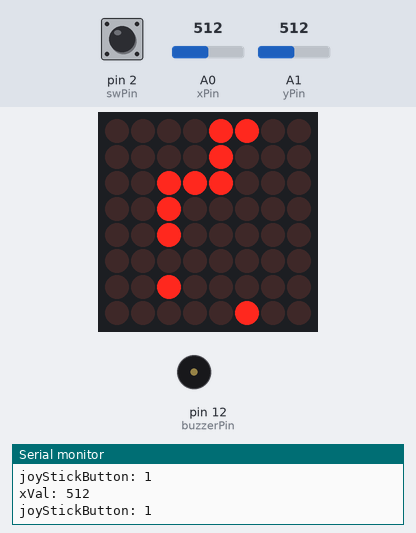
Bench run of a sketch on a simulated Arduino Uno, built with avr-gcc and run on an emulated ATmega328P. On the bench: 8×8 LED matrix, buzzer (waves = sounding), the last lines printed to the serial monitor. The inputs (shaded band) are chosen by the test bench; at power-on: pin 2 (swPin) HIGH, A0 (xPin) = 512, A1 (yPin) = 512. Random numbers use the default seed unless the sketch sets one.

Above: at 1.2 s.
1.3 s: pin 2 (swPin) pulled LOW for 0.25 s
At 1.8 s:
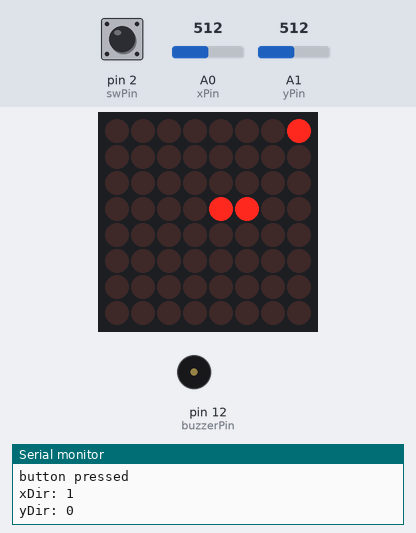
4.5 s: pin 2 (swPin) pulled LOW for 3.2 s
At 4.9 s:
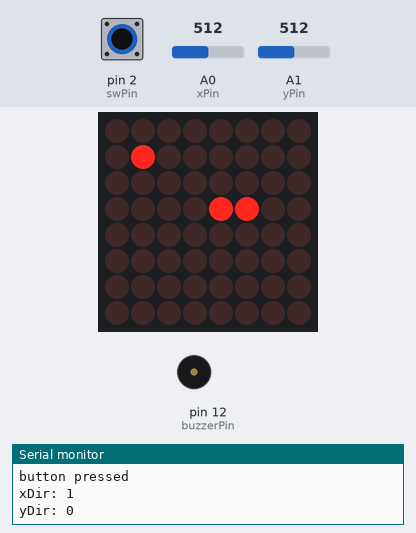
9.2 s: pin 2 (swPin) pulled LOW for 1 s
At 10.0 s:
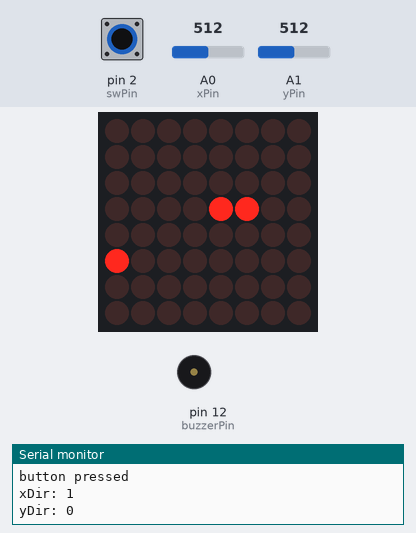
12.6 s: pin 2 (swPin) pulled LOW for 0.25 s
At 13.0 s:
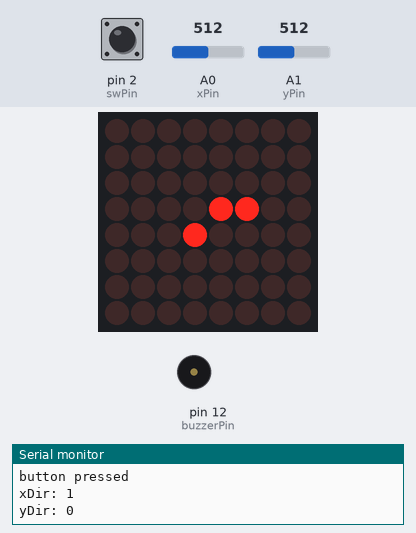
15.7 s: pin 2 (swPin) pulled LOW for 3.2 s
At 16.1 s:
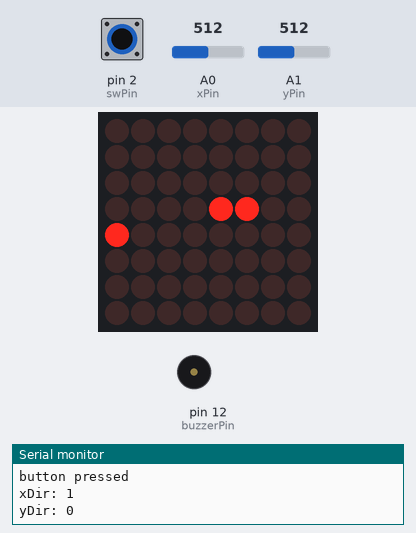
20.4 s: pin 2 (swPin) pulled LOW for 3.2 s
At 21.2 s:
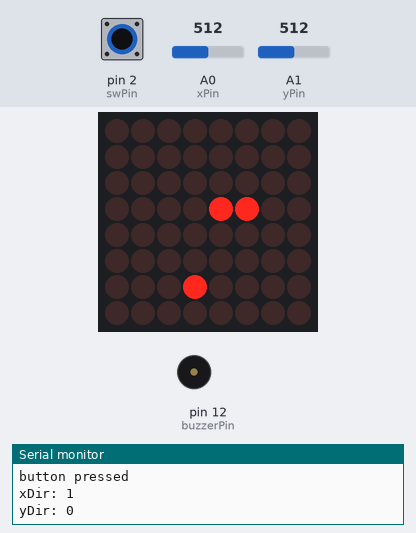
Timing chart, 0 to 26.1 s (numbered marks = the images above; inputs shaded):
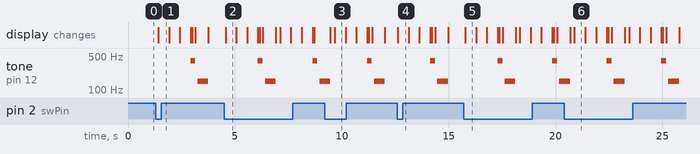

Measured:
- after the input at 1.3 s, tone on pin 12 (buzzerPin): silent → 400 Hz after 1.6 s, → silent 0.23 s later, → 150 Hz 0.10 s later, → silent 0.50 s later; the display: changes after 0.12 s (image 1)
- after the input at 4.5 s, tone on pin 12 (buzzerPin): plays 400 Hz for 0.23 s, 150 Hz for 0.50 s, 400 Hz for 0.23 s, 150 Hz for 0.24 s, starting after 1.6 s; the display: changes after 0.07 s (image 2)
- after the input at 12.6 s, tone on pin 12 (buzzerPin): silent → 400 Hz after 1.5 s, → silent 0.23 s later, → 150 Hz 0.10 s later, → silent 0.50 s later; the display: changes at once (image 4)
- after the input at 15.7 s, tone on pin 12 (buzzerPin): plays 400 Hz for 0.23 s, 150 Hz for 0.50 s, 400 Hz for 0.23 s, 150 Hz for 0.23 s, starting after 1.6 s; the display: changes after 0.08 s (image 5)
- what the display in image 2 shows lasts 0.5 s, from 4.6 s to 5.1 s

The sketch:

miniArcade.ino
```cpp
#include <Wire.h>
#include <Adafruit_GFX.h>
#include <Adafruit_LEDBackpack.h>
#include "snake.h"

Adafruit_8x8matrix matrix = Adafruit_8x8matrix();

int xPin = A0;
int yPin = A1;
const int swPin = 2;
int buzzerPin = 12;

int gameSelection = 0;
const int gameAmt = 1;

void setup() {
  Serial.begin(9600);
  pinMode(swPin, INPUT_PULLUP);
  pinMode(buzzerPin, OUTPUT);
  matrix.begin(0x70);   //default I2C address
  matrix.setBrightness(2);
  matrix.setRotation(1);

  digitalWrite(13, HIGH); //power on the joystick
  DrawBitMap();
}

void loop() {
  int xVal = analogRead(xPin);             //reads the X value of the joystick
  int joyStickButton = digitalRead(swPin); //reads the button of the joystick
  Serial.print("xVal: ");
  Serial.println(xVal);
  Serial.print("joyStickButton: ");
  Serial.println(joyStickButton);
  Serial.println("");

  if (xVal > 70) {   //if the joystick was moved far enoth to the left
    if (gameSelection != 0) tone(buzzerPin, 500); //play a sound only if the first game isnt already selected
    gameSelection--; //move to teh previous game in the list
    selectScreen();
  }
  else if (xVal < 30) { //if the joystick was moved far enoth to the right
    if (gameSelection != gameAmt) tone(buzzerPin, 500); //play a sound only if the last game isnt already selected
    gameSelection++;    //move to teh next game in the list
    selectScreen();
  }
  if (joyStickButton == LOW) {            //if the button was pressed
    Serial.println("button pressed");
    if (gameSelection == 0) startSnake(); //if the selected game value is 0, start a game of snake
  }

  delay(200);
  noTone(buzzerPin); //stop all sound
}

void selectScreen() {
  if (gameSelection == 0) DrawBitMap(); //if the selected game value is 0, show the icon for snake
  else if (gameSelection == 1) {        //if the selected game value is 1
    matrix.clear();                     //clear the screen(it would have been another games icon but thers currantly only snake
    matrix.writeDisplay();
  }
  gameSelection = constrain(gameSelection, 0, gameAmt); //keep gameSelection between 0 and the number of games there are
}

/*const uint8_t gameOverBitmap[] PROGMEM = {
  0b00000000,
  0b00000000,
  0b00000000,
  0b00000000,
  0b00000000,
  0b00000000,
  0b00000000,
  0b00000000
};*/
```

snake.cpp
```cpp
#include "snake.h"

extern Adafruit_8x8matrix matrix;
extern const int xPin;
extern const int yPin;
extern const int buzzerPin;

int xDir, yDir;
int snakeLength;
Point snake[64];
Point appleLocation;

void startSnake() {
  snakeLength = 2;
  snake[0] = {4, 4};

  matrix.clear();
  matrix.drawPixel(4, 3, LED_ON); //light up the starting location of the snake
  spawnApple();

  while (true) { //while this loop is active, the snake isnt moveing
    int xVal = analogRead(xPin); //read the X value of the joystick
    int yVal = analogRead(yPin); //read the Y value of the joystick
    if (xVal < 30 || yVal < 30 || xVal > 100 || yVal > 100) break; //stop the loop if a joystick input is detected
    Serial.println("game waiting to start");
    delay(500);
  }

  while (true) { //while this loop is actve, the game is active
    int xVal = analogRead(xPin);
    int yVal = analogRead(yPin);
    if (xVal < 30 && xDir != 1) { //if the joystick was moved far enoth to the right and the snakes currant diraction is not left(so that it cant move into itself)
      xDir = -1;                  //set the X diraction to right
      yDir = 0;                   //set the Y diraction to nutral
    }
    else if (yVal < 30 && yDir != 1) {
      xDir = 0;
      yDir = -1;
    }
    else if (xVal > 100 && xDir != -1) {
      xDir = 1;
      yDir = 0;
    }
    else if (yVal > 100 && yDir != -1) {
      xDir = 0;
      yDir = 1;
    }
    Serial.print("xDir: ");
    Serial.println(xDir);
    Serial.print("yDir: ");
    Serial.println(yDir);
    Serial.println("");

    moveSnake();
    if (hitSomething()) {
      losingAnimation();
      DrawBitMap(); //so the screen wouldnt be blank when it returns to the selcetion menue
      break;        //now the void loop() is waiting for you to start the next game
    }

    matrix.writeDisplay();
    delay(500);
  }
}

const uint8_t snakeBitmap[] PROGMEM = {
  0b00001100,
  0b00001000,
  0b00111000,
  0b00100000,
  0b00100000,
  0b00000000,
  0b00100000,
  0b00000100
};

void playSound(int hz, int delayMS) {
  tone(buzzerPin, hz); //start playing a sound at "hz" frequency
  delay(delayMS);
  noTone(buzzerPin);   //stop the sound
}

void DrawBitMap() {
  matrix.clear();
  matrix.drawBitmap(0, 0, snakeBitmap, 8, 8, LED_ON);
  matrix.writeDisplay();
}

void moveSnake () {
    matrix.drawPixel(snake[snakeLength-1].x, (snake[snakeLength-1].y + 7) % 8, LED_OFF); //turn off the pixel at the tail of the snake

    for (int i = snakeLength - 1; i > 0; i--) snake[i] = snake[i - 1]; //shift every snake segmant value down by 1

    snake[0].x += xDir; //move the head of the snake in the X diraction
    snake[0].y += yDir; //move the head of the snake in the Y diraction
    snake[0].x = constrain(snake[0].x, 0, 7); //make sure the snake cant move outside of the screen
    snake[0].y = constrain(snake[0].y, 0, 7);

    matrix.drawPixel(snake[0].x, (snake[0].y + 7) % 8, LED_ON); //turn the pixel at the new head of the snake on
    if (snake[0].x == appleLocation.x && snake[0].y == appleLocation.y) { //if the head of the snake is at the same location as the apple
      spawnApple();
      snakeLength++; //increase the snakes length by 1
      playSound(450, 75);
    }
}

void spawnApple() {
  bool validSpawn = false;

  while (!validSpawn) {
    validSpawn = true;

    appleLocation.x = random(0, 8); //choose a random location for the apple
    appleLocation.y = random(0, 8);

    for (int i = 0; i < snakeLength; i++) {                                 //run as many times as there are segmants on the snake
      if (appleLocation.x == snake[i].x && appleLocation.y == snake[i].y) { //if the location that was chosen for the apple if the same as the currant segmant location its checking
        validSpawn = false; //so that the loop will keep going and it will choose a new location for the apple
        break;
      }
    }
  }
  matrix.drawPixel(appleLocation.x, (appleLocation.y + 7) % 8, LED_ON); //turn on the pixel of the location chosen for the apple on
  matrix.writeDisplay();
}

bool hitSomething() {
  bool hitBool = false;
  if (snake[0].x < 0 || snake[0].x > 7) hitBool = true; //check if the snake has hit a wall
  if (snake[0].y < 0 || snake[0].y > 7) hitBool = true;

  for (int i = 1; i < snakeLength; i++) { //run as many times as there are segmants on the snake
    if (snake[0].x == snake[i].x && snake[0].y == snake[i].y) { //if the location of the head of the snake is the same as as the segmant its currantly checking
      hitBool = true;
      break;
    }
  }

  return(hitBool); //if the snake hit something, this will return true
}

void losingAnimation() {
  matrix.drawPixel(appleLocation.x, (appleLocation.y + 7 % 8), LED_OFF); //turn off the pixel at the apples location
  matrix.writeDisplay();
  playSound(400, 75);
  for (int i = 0; i < snakeLength; i++) {                          //run as many times as there are segmants on the snake
      matrix.drawPixel(snake[i].x, (snake[i].y + 7) % 8, LED_OFF); //turn off the pixel at the snake segmant its currantly checking
      matrix.writeDisplay();
      playSound(400, 75);
  }
  matrix.clear(); //make sure theres nothing left on the screen
  matrix.writeDisplay();
  delay(100);
  playSound(150, 500);
}
```

snake.h
```cpp
#include <Wire.h>
#include <Adafruit_GFX.h>
#include <Adafruit_LEDBackpack.h>
#include <Arduino.h>
#ifndef BITMAPS_H
#define BITMAPS_H

extern Adafruit_8x8matrix matrix;

void startSnake();
void DrawBitMap();
void moveSnake();
void spawnApple();
void losingAnimation();

bool hitSomething();

struct Point {
  int x;
  int y;
};

//extern const uint8_t snakeBitmap[] PROGMEM;

#endif
```
